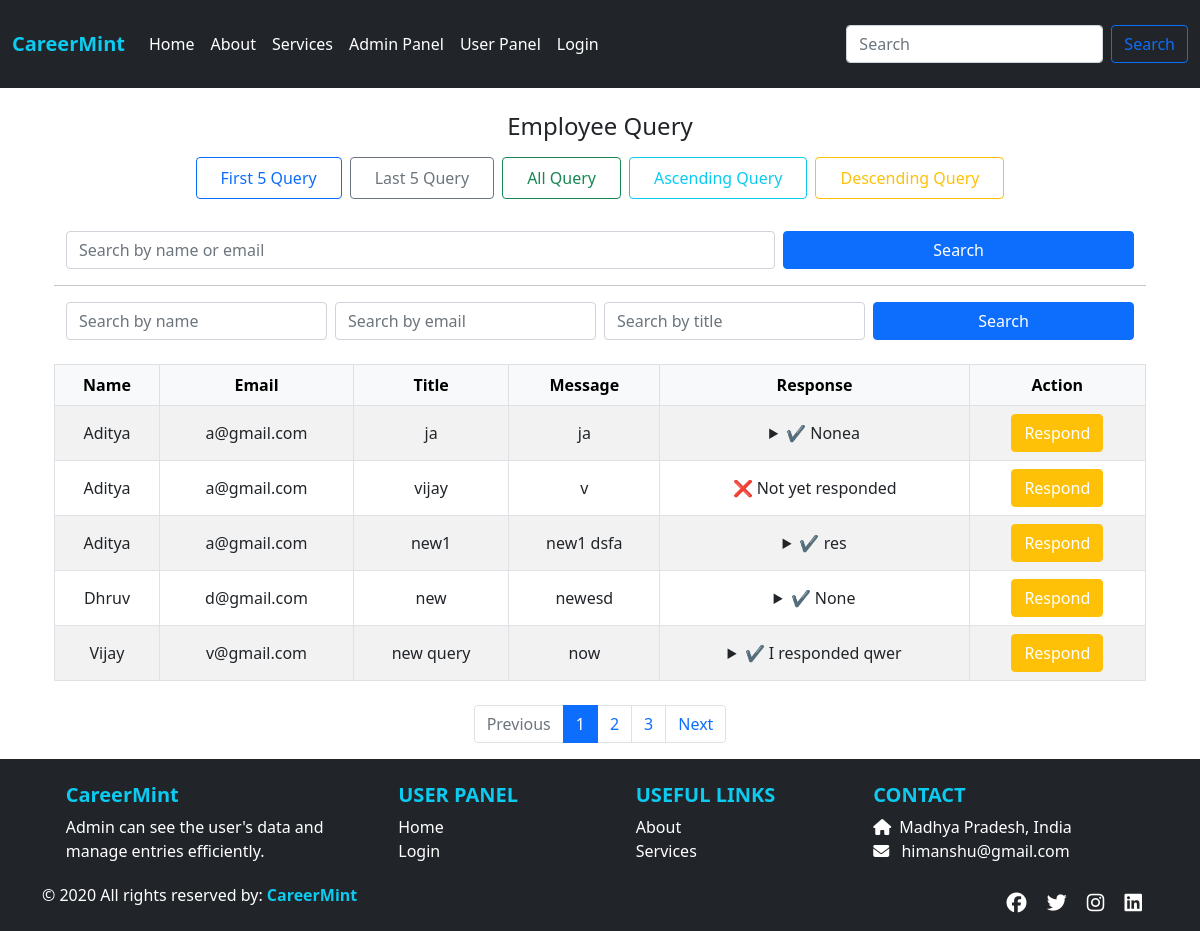
/allquery/, run on the app's committed database.
### app/models.py (models this page shows, shortened)
class UserQuery(models.Model):
    stuname = models.CharField(max_length=100)
    stuemail = models.EmailField()
    title = models.CharField(max_length=255)
    message = models.TextField()
    response = models.TextField(blank=True, null=True)
    created_at = models.DateTimeField(auto_now_add=True)

### app/views.py (the view)
# urls.py: path('allquery/', views.allquery, name='allquery'),
def allquery(request):
    queries = UserQuery.objects.all().order_by('-created_at')
    paginator = Paginator(queries, 5)
    page_number = request.GET.get('page')
    page_obj = paginator.get_page(page_number)
    return render(request, 'allquery.html', {'page_obj': page_obj, 'queries': page_obj})

### app/templates/allquery.html (shortened to what this page needs)
{% extends "base.html" %}
{% load static %}
{% block css %}
<link rel="stylesheet" href="{% static 'css/style.css' %}">
{% endblock %}
{% block content %}
<div class="text-center mb-4">
  <h4 class="mb-3">Employee Query</h4>
  <div class="d-grid gap-2 d-sm-flex justify-content-center flex-wrap">
    <a href="{% url 'first1' %}" class="btn btn-outline-primary px-4 py-2 mb-2">First 5 Query</a>
    <a href="{% url 'last1' %}" class="btn btn-outline-secondary px-4 py-2 mb-2">Last 5 Query</a>
    <a href="{% url 'allquery' %}" class="btn btn-outline-success px-4 py-2 mb-2">All Query</a>
    <a href="{% url 'asc1' %}" class="btn btn-outline-info px-4 py-2 mb-2">Ascending Query</a>
    <a href="{% url 'desc1' %}" class="btn btn-outline-warning px-4 py-2 mb-2">Descending Query</a>
  </div>
</div>
<div class="container mt-4">
  <form method="get" action="{% url 'search' %}" class="container my-3">
    <div class="row g-2">
      <div class="col-md-8 col-sm-12">
        <input
          type="text"
          name="search"
          class="form-control"
          placeholder="Search by name or email"
          value="{{ pk|default:'' }}">
      </div>
      <div class="col-md-4 col-sm-12">
        <button type="submit" class="btn btn-primary w-100">Search</button>
      </div>
    </div>
  </form>
<hr>
 <form method="post" action="{% url 'searchall' %}" class="container my-3">
  <div class="row g-2 align-items-center">
    <div class="col-lg-3 col-md-6 col-sm-12">
      <input
        type="text"
        name="stuname"
        class="form-control"
        placeholder="Search by name"
        value="{{ stuname|default:'' }}">
    </div>
    <div class="col-lg-3 col-md-6 col-sm-12">
      <input
        type="text"
        name="stuemail"
        class="form-control"
        placeholder="Search by email"
        value="{{ stuemail|default:'' }}">
    </div>
    <div class="col-lg-3 col-md-6 col-sm-12">
      <input
        type="text"
        name="title"
        class="form-control"
        placeholder="Search by title"
        value="{{ title|default:'' }}">
    </div>
    <div class="col-lg-3 col-md-6 col-sm-12">
      <button type="submit" class="btn btn-primary w-100">Search</button>
    </div>
  </div>
</form>
  <div class="table-responsive mt-4">
    <table class="table table-bordered table-striped align-middle text-center">
      <thead class="table-light">
        <tr>
          <th>Name</th>
          <th>Email</th>
          <th>Title</th>
          <th>Message</th>
          <th>Response</th>
          <th>Action</th>
        </tr>
      </thead>
      <tbody>
          {% if page_obj %}
            {% for q in page_obj %}
            <tr>
              <td>{{ q.stuname }}</td>
              <td>{{ q.stuemail }}</td>
              <td>{{ q.title }}</td>
              <td style="word-break: break-word;">{{ q.message }}</td>
              <td style="max-width: 300px;">
                {% if q.response %}
                  <details>
                    <summary style="cursor: pointer;">✔️ {{ q.response|truncatechars:50 }}</summary>
                  </details>
                {% else %}
                  ❌ Not yet responded
                {% endif %}
              </td>
              <td>
                <a href="{% url 'queryres' q.pk %}" class="btn btn-warning text-white">Respond</a>
              </td>
            </tr>
          {% endfor %}
        {% else %}
          <tr>
            <td colspan="6">No queries found.</td>
          </tr>
        {% endif %}
      </tbody>
    </table>
    <nav aria-label="Page navigation" class="mt-4">
  <ul class="pagination justify-content-center">
    {% if page_obj.has_previous %}
      <li class="page-item">
        <a class="page-link" href="?page={{ page_obj.previous_page_number }}">Previous</a>
      </li>
    {% else %}
      <li class="page-item disabled">
        <span class="page-link">Previous</span>
      </li>
    {% endif %}
{% for num in page_obj.paginator.page_range %}
  {% if page_obj.number == num %}
    <li class="page-item active"><span class="page-link">{{ num }}</span></li>
  {% else %}
    <li class="page-item"><a class="page-link" href="?page={{ num }}">{{ num }}</a></li>
  {% endif %}
{% endfor %}
    {% if page_obj.has_next %}
      <li class="page-item">
        <a class="page-link" href="?page={{ page_obj.next_page_number }}">Next</a>
      </li>
    {% else %}
      <li class="page-item disabled">
        <span class="page-link">Next</span>
      </li>
    {% endif %}
  </ul>
</nav>
  </div>
</div>
{% endblock %}

### app/static/css/style.css (style rules this page uses)
body { display: flex; flex-direction: column; min-height: 100vh; }

### data on the page
UserQuery: stuname "Aditya", stuemail "a@gmail.com", title "ja", message "ja", response "Nonea"
UserQuery: stuname "Aditya", stuemail "a@gmail.com", title "vijay", message "v", shows "❌ Not yet responded"
UserQuery: stuname "Aditya", stuemail "a@gmail.com", title "new1", message "new1 dsfa", response "res"
UserQuery: stuname "Dhruv", stuemail "d@gmail.com", title "new", message "newesd", response "None"
UserQuery: stuname "Vijay", stuemail "v@gmail.com", title "new query", message "now", response "I responded qwer"

### other printed values
{{ num }} "1"
{{ num }} "2" "3"
